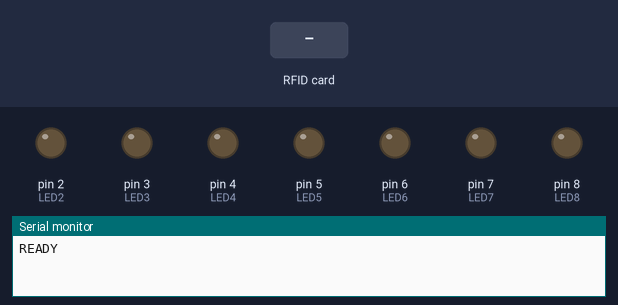
Bench run of a sketch on a simulated Arduino Uno, built with avr-gcc and run on an emulated ATmega328P. On the bench: output pins drawn as LEDs (lit = HIGH), the last lines printed to the serial monitor. Inputs (shaded band) come from the test bench. Pins used as bus, display or sensor lines are not drawn.

Above: at 1.2 s.
1.3 s: RFID card 1D 13 C6 95 held to the reader
At 2.3 s:
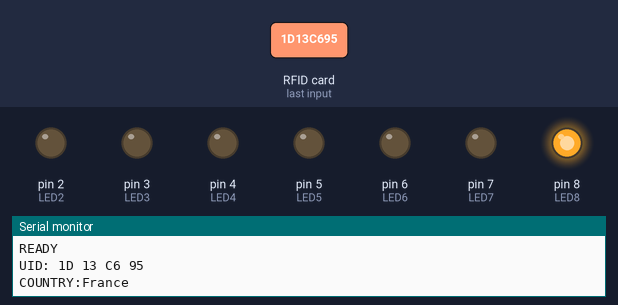
2.8 s: RFID card 2D 7D C4 95 held to the reader
At 3.6 s:
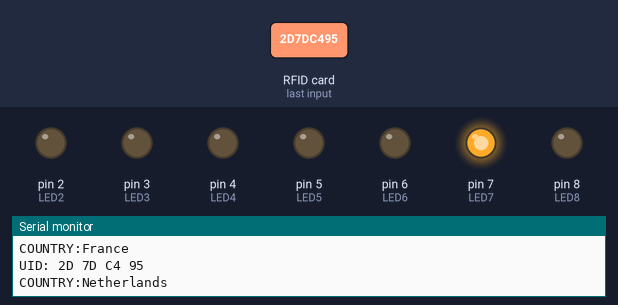
4.3 s: RFID card CD 80 C8 95 held to the reader
At 5.0 s:
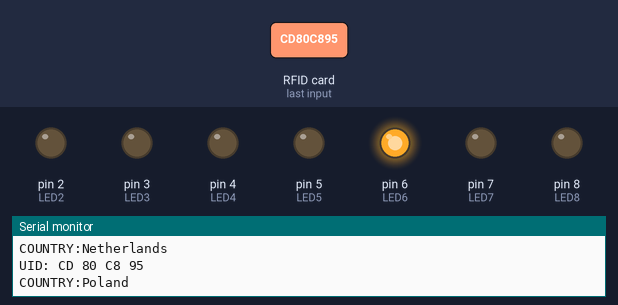
Timing chart, 0 to 7.3 s (numbered marks = the images above; inputs shaded):
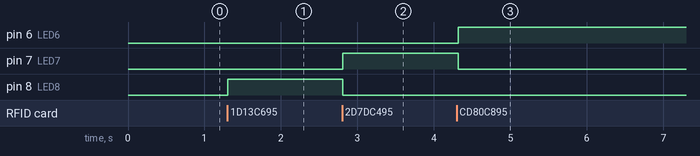

Measured:
- after the input at 1.3 s, pin 8 (LED8): LOW → HIGH at once
- after the input at 2.8 s, pin 7 (LED7): LOW → HIGH at once; pin 8 (LED8): HIGH → LOW at once
- after the input at 4.3 s, pin 6 (LED6): LOW → HIGH at once; pin 7 (LED7): HIGH → LOW at once

The sketch:

incommodities.ino
```cpp
#include <SPI.h>
#include <MFRC522.h>

#define SS_PIN 10
#define RST_PIN 9

MFRC522 rfid(SS_PIN, RST_PIN);

// LED pins
const int LED2 = 2;
const int LED3 = 3;
const int LED4 = 4;
const int LED5 = 5;
const int LED6 = 6;
const int LED7 = 7;
const int LED8 = 8;

// Tag UIDs
byte tag1[4] = {0x1D, 0x13, 0xC6, 0x95}; // France -> LED 8
byte tag2[4] = {0x2D, 0x7D, 0xC4, 0x95}; // Netherlands -> LED 7
byte tag3[4] = {0xCD, 0x80, 0xC8, 0x95}; // Poland -> LED 6
byte tag4[4] = {0x8D, 0x6E, 0xC7, 0x95}; // Switzerland -> LED 5
byte tag5[4] = {0x5D, 0x10, 0xC5, 0x95}; // Czech Republic -> LED 4
byte tag6[4] = {0x2D, 0x0C, 0xC4, 0x95}; // Denmark -> LED 3 + LED 2
byte tag7[4] = {0xCD, 0xFD, 0xC6, 0x95}; // Belgium -> LED 8
byte tag8[4] = {0xAD, 0x17, 0xC9, 0x95}; // Austria -> LED 5
byte tag9[4] = {0x2D, 0x0B, 0xC3, 0x95}; // Germany -> LED 3 + LED 2

void setup() {
  Serial.begin(9600);
  SPI.begin();
  rfid.PCD_Init();

  pinMode(LED2, OUTPUT);
  pinMode(LED3, OUTPUT);
  pinMode(LED4, OUTPUT);
  pinMode(LED5, OUTPUT);
  pinMode(LED6, OUTPUT);
  pinMode(LED7, OUTPUT);
  pinMode(LED8, OUTPUT);

  allLedsOff();

  Serial.println("READY");
}

void loop() {
  if (!rfid.PICC_IsNewCardPresent()) return;
  if (!rfid.PICC_ReadCardSerial()) return;

  Serial.print("UID:");
  for (byte i = 0; i < rfid.uid.size; i++) {
    Serial.print(" ");
    if (rfid.uid.uidByte[i] < 0x10) Serial.print("0");
    Serial.print(rfid.uid.uidByte[i], HEX);
  }
  Serial.println();

  allLedsOff();

  if (uidMatches(tag1)) {
    digitalWrite(LED8, HIGH);
    sendCountry("France");
  }
  else if (uidMatches(tag2)) {
    digitalWrite(LED7, HIGH);
    sendCountry("Netherlands");
  }
  else if (uidMatches(tag3)) {
    digitalWrite(LED6, HIGH);
    sendCountry("Poland");
  }
  else if (uidMatches(tag4)) {
    digitalWrite(LED5, HIGH);
    sendCountry("Switzerland");
  }
  else if (uidMatches(tag5)) {
    digitalWrite(LED4, HIGH);
    sendCountry("Czech Republic");
  }
  else if (uidMatches(tag6)) {
    digitalWrite(LED3, HIGH);
    digitalWrite(LED2, HIGH);
    sendCountry("Denmark");
  }
  else if (uidMatches(tag7)) {
    digitalWrite(LED8, HIGH);
    sendCountry("Belgium");
  }
  else if (uidMatches(tag8)) {
    digitalWrite(LED5, HIGH);
    sendCountry("Austria");
  }
  else if (uidMatches(tag9)) {
    digitalWrite(LED3, HIGH);
    digitalWrite(LED2, HIGH);
    sendCountry("Germany");
  }
  else {
    Serial.println("COUNTRY:Unknown");
  }

  rfid.PICC_HaltA();
  rfid.PCD_StopCrypto1();

  delay(500);
}

bool uidMatches(byte expectedUID[4]) {
  if (rfid.uid.size != 4) return false;

  for (byte i = 0; i < 4; i++) {
    if (rfid.uid.uidByte[i] != expectedUID[i]) {
      return false;
    }
  }
  return true;
}

void allLedsOff() {
  digitalWrite(LED2, LOW);
  digitalWrite(LED3, LOW);
  digitalWrite(LED4, LOW);
  digitalWrite(LED5, LOW);
  digitalWrite(LED6, LOW);
  digitalWrite(LED7, LOW);
  digitalWrite(LED8, LOW);
}

void sendCountry(const char* country) {
  Serial.print("COUNTRY:");
  Serial.println(country);
}
```
